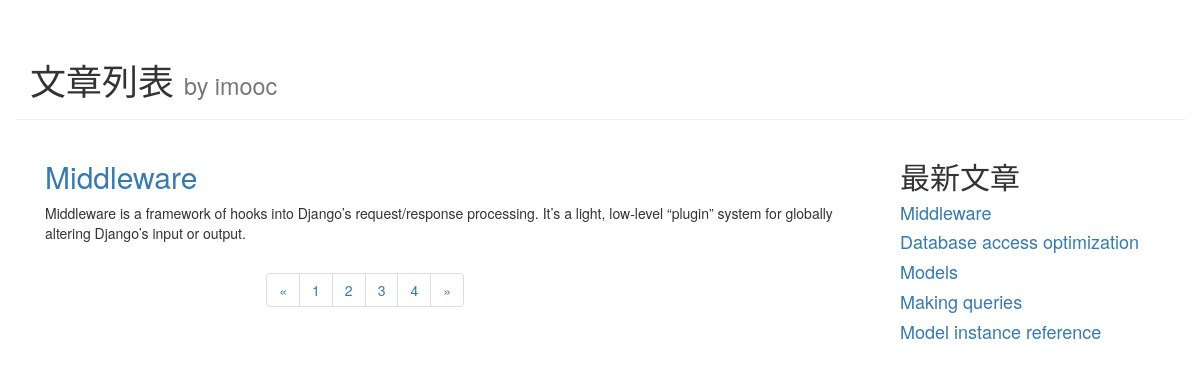
/blog/index/?page=4, run on the app's committed database.
### blog/models.py (models this page shows, shortened)
class Article(models.Model):
    article_id = models.AutoField(primary_key=True)
    article_title = models.TextField()
    article_content = models.TextField()
    article_detail = models.TextField()
    publish_date = models.DateTimeField(auto_now=True)

### blog/views.py (the view)
# urls.py: path('index/', views.get_index_page),
def get_index_page(request):
    page = request.GET.get('page')
    if page:
        page = int(page)
    else:
        page = 1
    all_article = Article.objects.all()
    top5_article_list=Article.objects.order_by('-publish_date')[:5]
    paginator = Paginator(all_article, 3)
    page_number = paginator.num_pages
    page_article_list = paginator.page(page)
    if page_article_list.has_next():
        next_page = page+1
    else:
        next_page = page
    if page_article_list.has_previous():
        previous_page = page -1
    else:
        previous_page = page
    return render(request, 'blog/index.html', {
        'article_list': page_article_list,
        'page_num': range(1, page_number + 1),
        'curr_page': page,
        'next_page': next_page,
        'previous_page': previous_page,
        'top5_article_list': top5_article_list
    })

### blog/templates/blog/index.html (shortened to what this page needs)
<!DOCTYPE html>
<html lang="en">
<head>
    <link rel="stylesheet" href="https://cdn.jsdelivr.net/npm/bootstrap@3.3.7/dist/css/bootstrap.min.css"
>
    <link rel="stylesheet" href="https://cdn.jsdelivr.net/npm/bootstrap@3.3.7/dist/css/bootstrap-theme.min.css"
>
</head>
<body>
    <div class="container page-header">
        <h1>文章列表
            <small>by imooc</small>
        </h1>
    </div>
    <div class="container page-body">
        <div class="col-md-9" role="main">
            <div class="body-main">
                {% for article in article_list %}
                <div>
                    <h2><a href="/blog/detail/{{article.article_id}}">{{ article.article_title }}</a></h2>
                    <p>
                        {{ article.article_content }}
                    </p>
                </div>
                {% endfor %}
            </div>
            <div class="body-footer">
                <div class="col-md-4 col-md-offset-3">
                    <nav aria-label="Page navigation">
                        <ul class="pagination">
                            <li>
                                <a href="/blog/index/?page={{previous_page}}" aria-label="Previous">
                                    <span aria-hidden="true">&laquo;</span>
                                </a>
                            </li>
                            {% for num in page_num %}
                            <li><a href="/blog/index/?page={{num}}">{{num}}</a></li>
                            {% endfor %}
                            <li>
                                <a href="/blog/index/?page={{next_page}}" aria-label="Next">
                                    <span aria-hidden="true">&raquo;</span>
                                </a>
                            </li>
                        </ul>
                    </nav>
                </div>
            </div>
        </div>
        <div class="col-md-3" role="complementary">
            <div>
                <h2>最新文章</h2>
                {% for article in top5_article_list %}
                <h4><a href="/blog/detail/{{article.article_id}}">{{ article.article_title }}</a></h4>
                {% endfor %}
            </div>
        </div>
</body>
</html>

### data on the page
Article: article_title "Middleware", article_content "Middleware is a framework of hooks into Django’s request/response processing. It’s a light, low-level “plugin” system for globally altering Django’s input or output."
Article: article_title "Database access optimization"
Article: article_title "Models"
Article: article_title "Making queries"
Article: article_title "Model instance reference"

### other printed values
{{ num }} "1" "2" "3" "4"
